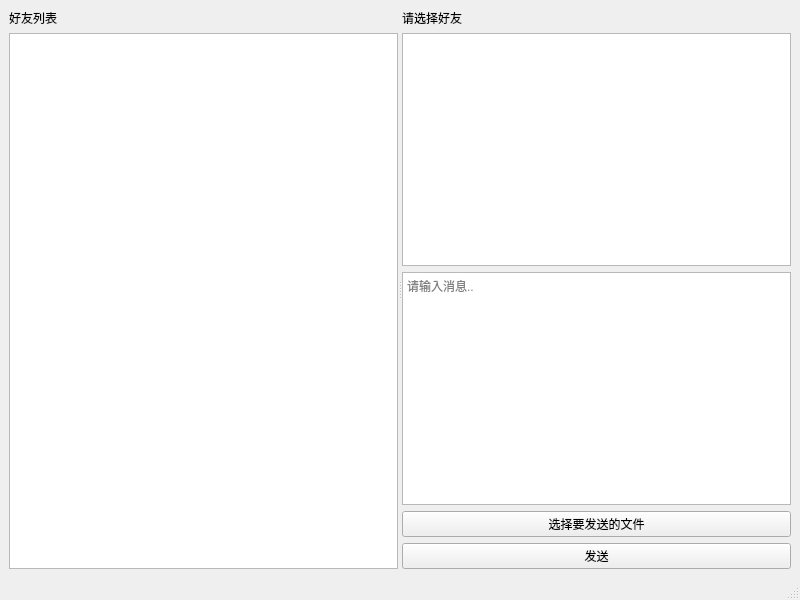
<?xml version="1.0" encoding="UTF-8"?>
<ui version="4.0">
 <class>MainWindow</class>
 <widget class="QMainWindow" name="MainWindow">
  <property name="geometry">
   <rect>
    <x>0</x>
    <y>0</y>
    <width>800</width>
    <height>600</height>
   </rect>
  </property>
  <property name="windowTitle">
   <string>MainWindow</string>
  </property>
  <widget class="QWidget" name="centralwidget">
   <layout class="QVBoxLayout" name="verticalLayout_3">
    <item>
     <widget class="QSplitter" name="splitter">
      <property name="mouseTracking">
       <bool>false</bool>
      </property>
      <property name="orientation">
       <enum>Qt::Orientation::Horizontal</enum>
      </property>
      <widget class="QWidget" name="leftPanel" native="true">
       <property name="autoFillBackground">
        <bool>false</bool>
       </property>
       <property name="styleSheet">
        <string notr="true"/>
       </property>
       <layout class="QVBoxLayout" name="verticalLayout">
        <item>
         <widget class="QLabel" name="friendTitleLabel">
          <property name="text">
           <string>好友列表</string>
          </property>
         </widget>
        </item>
        <item>
         <widget class="QListView" name="friendListView"/>
        </item>
       </layout>
      </widget>
      <widget class="QWidget" name="chatPanel" native="true">
       <property name="autoFillBackground">
        <bool>false</bool>
       </property>
       <property name="styleSheet">
        <string notr="true"/>
       </property>
       <layout class="QVBoxLayout" name="verticalLayout_2">
        <item>
         <widget class="QLabel" name="chatTitleLabel">
          <property name="text">
           <string>&lt;html&gt;&lt;head/&gt;&lt;body&gt;&lt;p&gt;请选择好友&lt;/p&gt;&lt;/body&gt;&lt;/html&gt;</string>
          </property>
         </widget>
        </item>
        <item>
         <widget class="QListWidget" name="messageListWidget"/>
        </item>
        <item>
         <widget class="QTextEdit" name="messageEdit">
          <property name="placeholderText">
           <string>请输入消息..</string>
          </property>
         </widget>
        </item>
        <item>
         <widget class="QPushButton" name="attachButton">
          <property name="text">
           <string>选择要发送的文件</string>
          </property>
         </widget>
        </item>
        <item>
         <widget class="QPushButton" name="sendButton">
          <property name="text">
           <string>发送</string>
          </property>
         </widget>
        </item>
       </layout>
      </widget>
     </widget>
    </item>
   </layout>
  </widget>
  <widget class="QMenuBar" name="menubar">
   <property name="geometry">
    <rect>
     <x>0</x>
     <y>0</y>
     <width>800</width>
     <height>18</height>
    </rect>
   </property>
  </widget>
  <widget class="QStatusBar" name="statusbar"/>
 </widget>
 <resources/>
 <connections/>
</ui>
